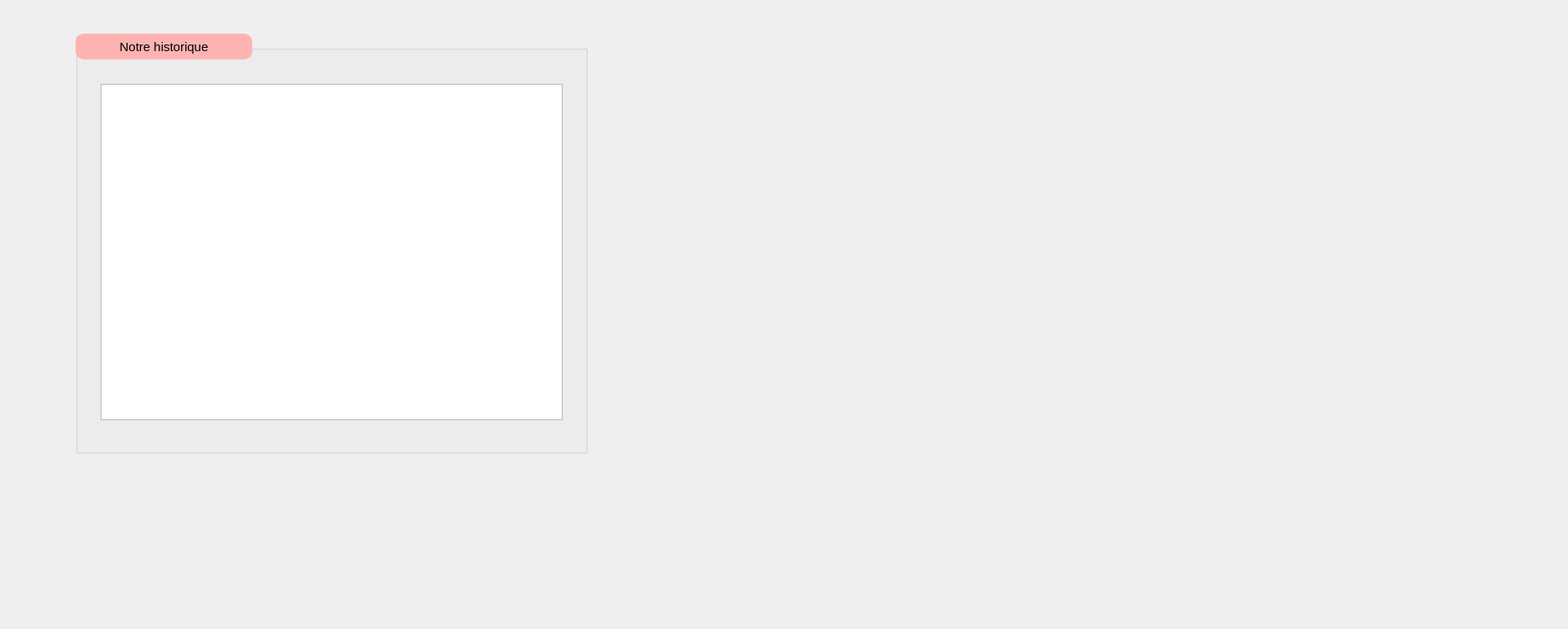
      <widget class="QWidget" name="tab_3">
       <attribute name="title">
        <string>Historique</string>
       </attribute>
       <widget class="QGroupBox" name="groupBox_9">
        <property name="geometry">
         <rect>
          <x>90</x>
          <y>40</y>
          <width>611</width>
          <height>501</height>
         </rect>
        </property>
        <property name="styleSheet">
         <string notr="true">          QTableView {
                border: 2px solid #49BBAC;
                border-radius: 5px;
                background-color: #FFFFFF;
                font: 10pt &quot;Arial&quot;;
                color: black;
                selection-background-color: #49BBAC;
            }

            QTableView:focus {
                border-color: #9dc8c2;
            }

            QTableView:hover {
                border-color: #9dc8c2;
            }

            QTableView::disabled {
                background-color: #F0F0F0;
                color: #A9A9A9;
            }</string>
        </property>
        <property name="title">
         <string>Ajouter Salle</string>
        </property>
        <widget class="QPushButton" name="historique">
         <property name="geometry">
          <rect>
           <x>0</x>
           <y>0</y>
           <width>211</width>
           <height>31</height>
          </rect>
         </property>
         <property name="font">
          <font>
           <family>Arial</family>
           <pointsize>11</pointsize>
           <weight>50</weight>
           <italic>false</italic>
           <bold>false</bold>
          </font>
         </property>
         <property name="styleSheet">
          <string notr="true">QPushButton {
background-color: rgba(254,179,177,255);
border-radius: 10px;
border: 2px solid rgba(254,179,177,200);
}
QPushButton:hover {
background-color: rgba(233,96,90,255);
}
</string>
         </property>
         <property name="text">
          <string>Notre historique</string>
         </property>
        </widget>
        <widget class="QTextBrowser" name="histo">
         <property name="geometry">
          <rect>
           <x>30</x>
           <y>60</y>
           <width>551</width>
           <height>401</height>
          </rect>
         </property>
         <property name="styleSheet">
          <string notr="true">          QTableView {
                border: 2px solid #49BBAC;
                border-radius: 5px;
                background-color: #FFFFFF;
                font: 10pt &quot;Arial&quot;;
                color: black;
                selection-background-color: #49BBAC;
            }

            QTableView:focus {
                border-color: #9dc8c2;
            }

            QTableView:hover {
                border-color: #9dc8c2;
            }

            QTableView::disabled {
                background-color: #F0F0F0;
                color: #A9A9A9;
            }</string>
         </property>
        </widget>
       </widget>
       <widget class="QLabel" name="label_20">
        <property name="geometry">
         <rect>
          <x>0</x>
          <y>0</y>
          <width>1861</width>
          <height>741</height>
         </rect>
        </property>
        <property name="styleSheet">
         <string notr="true">border-image: url(:/img/274447901_1270325840157442_8437734761897421717_n.jpg);</string>
        </property>
        <property name="text">
         <string/>
        </property>
        <property name="pixmap">
         <pixmap>img/274447901_1270325840157442_8437734761897421717_n.jpg</pixmap>
        </property>
        <property name="scaledContents">
         <bool>true</bool>
        </property>
       </widget>
       <zorder>label_20</zorder>
       <zorder>groupBox_9</zorder>
      </widget>
